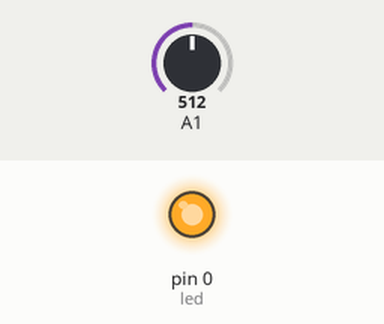
Recording of a sketch running on a simulated Arduino Uno, built with avr-gcc and run on an emulated ATmega328P. On the bench: output pins drawn as LEDs (lit = HIGH). The test bench sets the inputs (shaded band); at power-on: A1 = 512.

Above: at 0.1 s.
At 0.6 s:
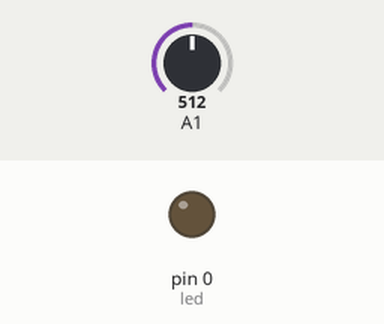
Timing chart, 0 to 2.1 s (numbered marks = the images above):
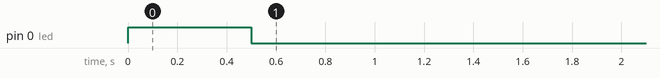

The sketch:

Vibrating_light_Gemma.ino
```cpp
//Gemma Blink


int led = 0;
unsigned long startMillis= millis();
int sensorValue = 0;
#define sensitivity1 500

void setup() {
  // initialize the digital pin as an output.
  pinMode(led, OUTPUT);
  pinMode(1,INPUT);
  digitalWrite(led,HIGH);
  delay(500);
  digitalWrite(led,LOW);

}

// the loop routine runs over and over again forever:
void loop() {
  sensorValue =abs(512-analogRead(1));
  if(sensorValue>sensitivity1){
  analogWrite(led,map(sensorValue,0,512,0,255));
  } else{
    digitalWrite(led,LOW);
  }

}
```
